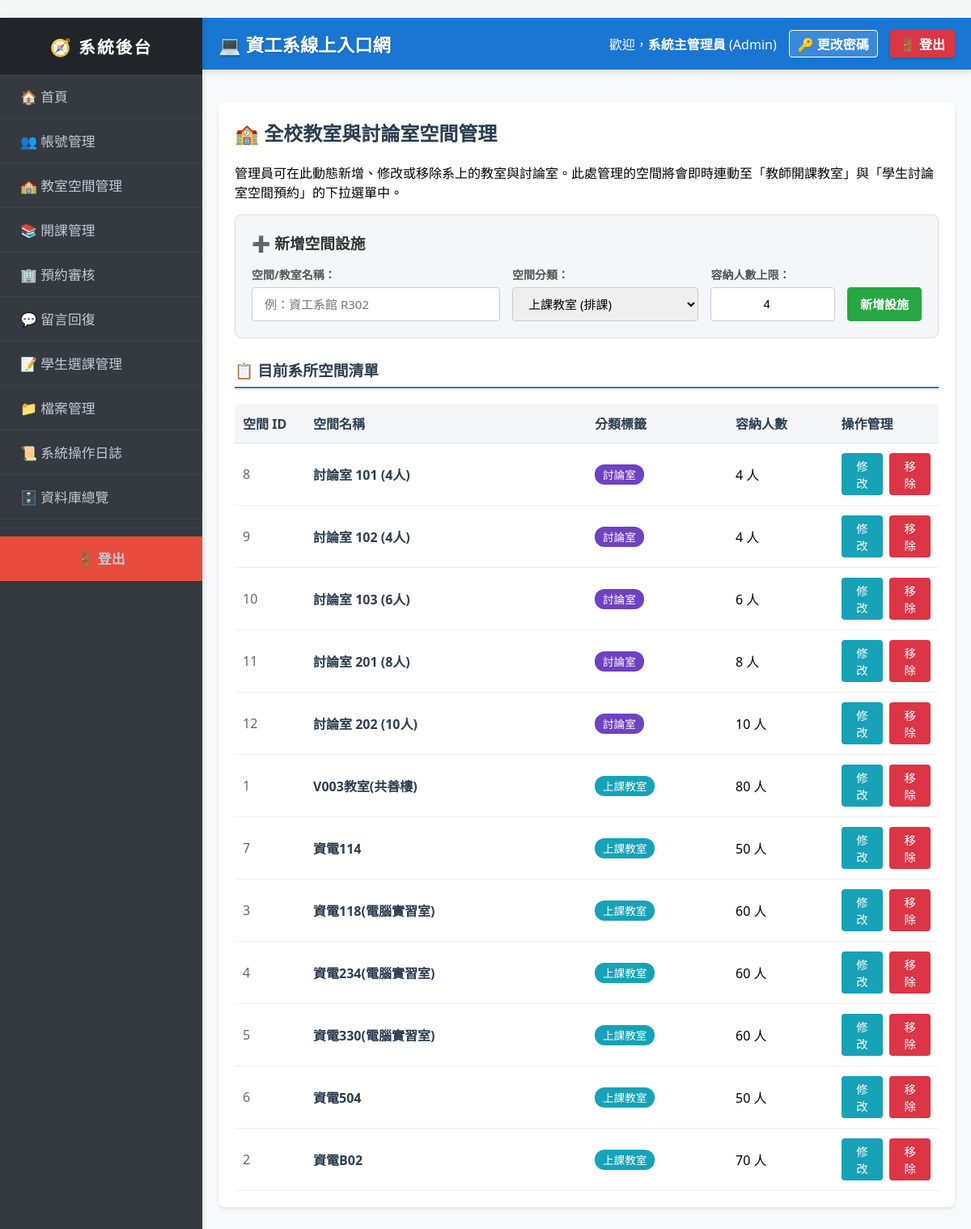
The app's page /index.php?page=manage_rooms (signed in) with its own data.
### tables this page shows
CREATE TABLE Rooms (
    room_id INT AUTO_INCREMENT PRIMARY KEY,
    room_name VARCHAR(100) NOT NULL UNIQUE COMMENT '教室或討論室名稱',
    room_type ENUM('上課教室', '討論室') NOT NULL COMMENT '空間分類',
    capacity INT DEFAULT 0 COMMENT '容納人數'
);

### modules/admin/manage_rooms.php (the view, shortened to what this page needs)
<div class="card">
    <h2>🏫 全校教室與討論室空間管理</h2>
    <p>管理員可在此動態新增、修改或移除系上的教室與討論室。此處管理的空間將會即時連動至「教師開課教室」與「學生討論室空間預約」的下拉選單中。</p>
    <?php
    if (!isset($_SESSION['role']) || $_SESSION['role'] != 'Admin') {
        echo "<p style='color:red;'>只有管理員可以使用此功能。</p>";
    } else {
        ?>
        <div style="background:#f4f6f9; padding:20px; border-radius:8px; border:1px solid #ddd; margin-bottom:25px;">
            <h3 style="margin-top:0; color:#333; margin-bottom:20px;">➕ 新增空間設施</h3>
            <form method="POST" class="perfect-align-form">
                <div class="form-group" style="flex: 2; min-width: 200px;">
                    <label>空間/教室名稱：</label>
                    <input type="text" name="room_name" placeholder="例：資工系館 R302" required>
                </div>
                <div class="form-group" style="flex: 1.5; min-width: 150px;">
                    <label>空間分類：</label>
                    <select name="room_type" required>
                        <option value="上課教室">上課教室 (排課)</option>
                    </select>
                </div>
                <div class="form-group" style="flex: 1; min-width: 120px;">
                    <label>容納人數上限：</label>
                    <input type="number" name="capacity" value="4" min="1" required style="text-align:center;">
                </div>
                <div class="form-group" style="flex: none;">
                    <button type="submit" name="add_room">新增設施</button>
                </div>
            </form>
        </div>
        <h3 style="color:#2c3e50; border-bottom:2px solid #1976d2; padding-bottom:8px;">📋 目前系所空間清單</h3>
        <table style="width:100%; border-collapse:collapse; text-align:left; margin-top:15px;">
            <tr style="background:#343a40; color:#fff;">
                <th style="padding:12px 10px; width:10%;">空間 ID</th>
                <th style="padding:12px 10px; width:40%;">空間名稱</th>
                <th style="padding:12px 10px; width:20%;">分類標籤</th>
                <th style="padding:12px 10px; width:15%;">容納人數</th>
                <th style="padding:12px 10px; width:15%;">操作管理</th>
            </tr>
            <?php
            $rooms = $conn->query("SELECT * FROM Rooms ORDER BY room_type DESC, room_name ASC");
            if ($rooms && $rooms->num_rows > 0) {
                while ($r = $rooms->fetch_assoc()) {
                    $badge_color = ($r['room_type'] == '上課教室') ? '#17a2b8' : '#6f42c1';
                    $type_badge = "<span style='background:{$badge_color}; color:#fff; padding:3px 10px; border-radius:12px; font-size:0.85em; font-weight:500;'>{$r['room_type']}</span>";
                    $js_name = htmlspecialchars($r['room_name'], ENT_QUOTES);
                    $js_type = htmlspecialchars($r['room_type'], ENT_QUOTES);
                    $js_cap = intval($r['capacity']);
                    echo "<tr style='border-bottom:1px solid #eee;' onmouseover=\"this.style.background='#f9f9f9'\" onmouseout=\"this.style.background='#fff'\">";
                    echo "<td style='padding:12px 10px; color:#666;'>{$r['room_id']}</td>";
                    echo "<td style='padding:12px 10px; font-weight:bold; color:#2c3e50;'>".htmlspecialchars($r['room_name'])."</td>";
                    echo "<td style='padding:12px 10px;'>{$type_badge}</td>";
                    echo "<td style='padding:12px 10px; font-weight:500;'>{$r['capacity']} 人</td>";
                    echo "<td style='padding:12px 10px; display:flex; gap:8px;'>";
                    echo "<button type='button' class='btn' style='background:#17a2b8; padding:5px 12px; font-size:0.9em; height:auto;' onclick='openRoomEditModal({$r['room_id']}, \"{$js_name}\", \"{$js_type}\", {$js_cap})'>修改</button>";
                    echo "  <form method='POST' style='margin:0;' onsubmit='return confirm(\"⚠️ 確定要刪除這個空間嗎？\");'>";
                    echo "      <button type='submit' name='delete_room' class='btn' style='background:#dc3545; padding:5px 12px; font-size:0.9em; height:auto;'>移除</button>";
                    echo "  </form>";
                    echo "</td>";
                    echo "</tr>";
                }
            } else {
                echo "<tr><td colspan='5' style='padding:20px; text-align:center; color:#999;'>目前系統內無任何教室空間設定。</td></tr>";
            }
            ?>
        </table>
    <?php
    }
    ?>
</div>

### includes/header.php
<?php
$display_name = isset($_SESSION['username']) ? $_SESSION['username'] : '使用者';
if (isset($_SESSION['user_id']) && isset($_SESSION['role'])) {
    $uid = intval($_SESSION['user_id']);
    $role = $_SESSION['role'];
    if ($role == 'Admin') {
        $q = $conn->query("SELECT name FROM Admins WHERE user_id = $uid");
        if ($q && $r = $q->fetch_assoc()) $display_name = $r['name'];
    } elseif ($role == 'Teacher') {
        $q = $conn->query("SELECT name FROM Teachers WHERE user_id = $uid");
        if ($q && $r = $q->fetch_assoc()) $display_name = $r['name'];
    } elseif ($role == 'Student') {
        $q = $conn->query("SELECT name FROM Students WHERE user_id = $uid");
        if ($q && $r = $q->fetch_assoc()) $display_name = $r['name'];
    }
}
?>
<div style="background: #1976d2; color: #fff; padding: 15px 20px; display: flex; justify-content: space-between; align-items: center; border-radius: 0; margin-bottom: 20px; box-shadow: 0 4px 6px rgba(0,0,0,0.1);">
    <h2 style="margin: 0; font-size: 1.4em; text-shadow: 1px 1px 2px rgba(0,0,0,0.2);">💻 資工系線上入口網</h2>
    <div style="display: flex; align-items: center; gap: 15px;">
        <?php if (isset($_SESSION['user_id'])): ?>
            <span style="color: #f8f9fa;">👤 歡迎，<strong><?php echo htmlspecialchars($display_name); ?></strong> (<?php echo $_SESSION['role']; ?>)</span>
            <a href="index.php?page=change_password" style="color: #fff; text-decoration: none; font-weight: bold; border: 1px solid #fff; padding: 4px 10px; border-radius: 4px; background: rgba(255, 255, 255, 0.15); transition: 0.2s;" onmouseover="this.style.background='rgba(255,255,255,0.3)'" onmouseout="this.style.background='rgba(255,255,255,0.15)'">🔑 更改密碼</a>
            <a href="logout.php" style="background: #dc3545; color: white; text-decoration: none; padding: 5px 12px; border-radius: 4px; font-weight: bold; box-shadow: 0 2px 4px rgba(0,0,0,0.15);">🚪 登出</a>
        <?php else: ?>
            <a href="index.php?page=login" style="background: #007bff; color: white; text-decoration: none; padding: 5px 15px; border-radius: 4px; font-weight: bold;">系統登入</a>
        <?php endif; ?>
    </div>
</div>

### assets/css/style.css (style rules this page uses)
.card { background: #fff; border-radius: 8px; padding: 20px; box-shadow: 0 2px 4px rgba(0,0,0,0.1); margin-bottom: 20px; }
.card h2 { margin-top: 0; color: #2c3e50; }
button, .btn { padding: 8px 16px; background: #007bff; color: white; border: none; border-radius: 4px; cursor: pointer; text-decoration: none; display: inline-block; transition: all 0.3s ease; font-weight: 500; }
input[type="text"], input[type="password"], input[type="email"], input[type="file"], input[type="datetime-local"], select, textarea { padding: 10px; width: 100%; box-sizing: border-box; margin: 5px 0 15px; border: 1px solid #ccc; border-radius: 4px; font-family: inherit; }
table { border-collapse: collapse; width: 100%; }
table tr { border-bottom: 1px solid #e0e0e0; }
table th, table td { padding: 12px 10px; text-align: left; }
table th { background-color: #f4f6f9; font-weight: 600; color: #2c3e50; }
label { font-weight: 500; color: #2c3e50; display: block; margin: 10px 0 5px 0; }

### index.php (style rules this page uses)
html, body { margin: 0 !important; padding: 0 !important; background-color: #f4f7f6; font-family: 'Segoe UI', Tahoma, Geneva, Verdana, sans-serif; display: flex; flex-direction: column; min-height: 100vh; }

### modules/admin/manage_rooms.php (style rules this page uses)
.perfect-align-form { display: flex; align-items: flex-end; gap: 15px; flex-wrap: wrap; margin: 0; }
.perfect-align-form .form-group { display: flex; flex-direction: column; justify-content: flex-end; margin: 0; padding: 0; }
.perfect-align-form label { margin: 0 0 8px 0 !important; font-weight: bold; color: #555; font-size: 14px; line-height: 1; display: block; }
.perfect-align-form input, .perfect-align-form select, .perfect-align-form button { height: 42px !important; padding: 0 15px !important; margin: 0 !important; box-sizing: border-box !important; border: 1px solid #ccc; border-radius: 4px; font-size: 15px !important; outline: none; }
.perfect-align-form button { border: 1px solid #28a745 !important; background: #28a745 !important; color: #fff !important; cursor: pointer; font-weight: bold; transition: 0.2s; }

### records on screen
rooms: room_id "8", room_name "討論室 101 (4人)", room_type "討論室", capacity "4"
rooms: room_id "9", room_name "討論室 102 (4人)", room_type "討論室", capacity "4"
rooms: room_id "10", room_name "討論室 103 (6人)", room_type "討論室", capacity "6"
rooms: room_id "11", room_name "討論室 201 (8人)", room_type "討論室", capacity "8"
rooms: room_id "12", room_name "討論室 202 (10人)", room_type "討論室", capacity "10"
rooms: room_id "1", room_name "V003教室(共善樓)", room_type "上課教室", capacity "80"
rooms: room_id "7", room_name "資電114", room_type "上課教室", capacity "50"
rooms: room_id "3", room_name "資電118(電腦實習室)", room_type "上課教室", capacity "60"
rooms: room_id "4", room_name "資電234(電腦實習室)", room_type "上課教室", capacity "60"
rooms: room_id "5", room_name "資電330(電腦實習室)", room_type "上課教室", capacity "60"
rooms: room_id "6", room_name "資電504", room_type "上課教室", capacity "50"
rooms: room_id "2", room_name "資電B02", room_type "上課教室", capacity "70"

### other values on screen
$display_name "系統主管理員"
$_SESSION['role'] "Admin"
